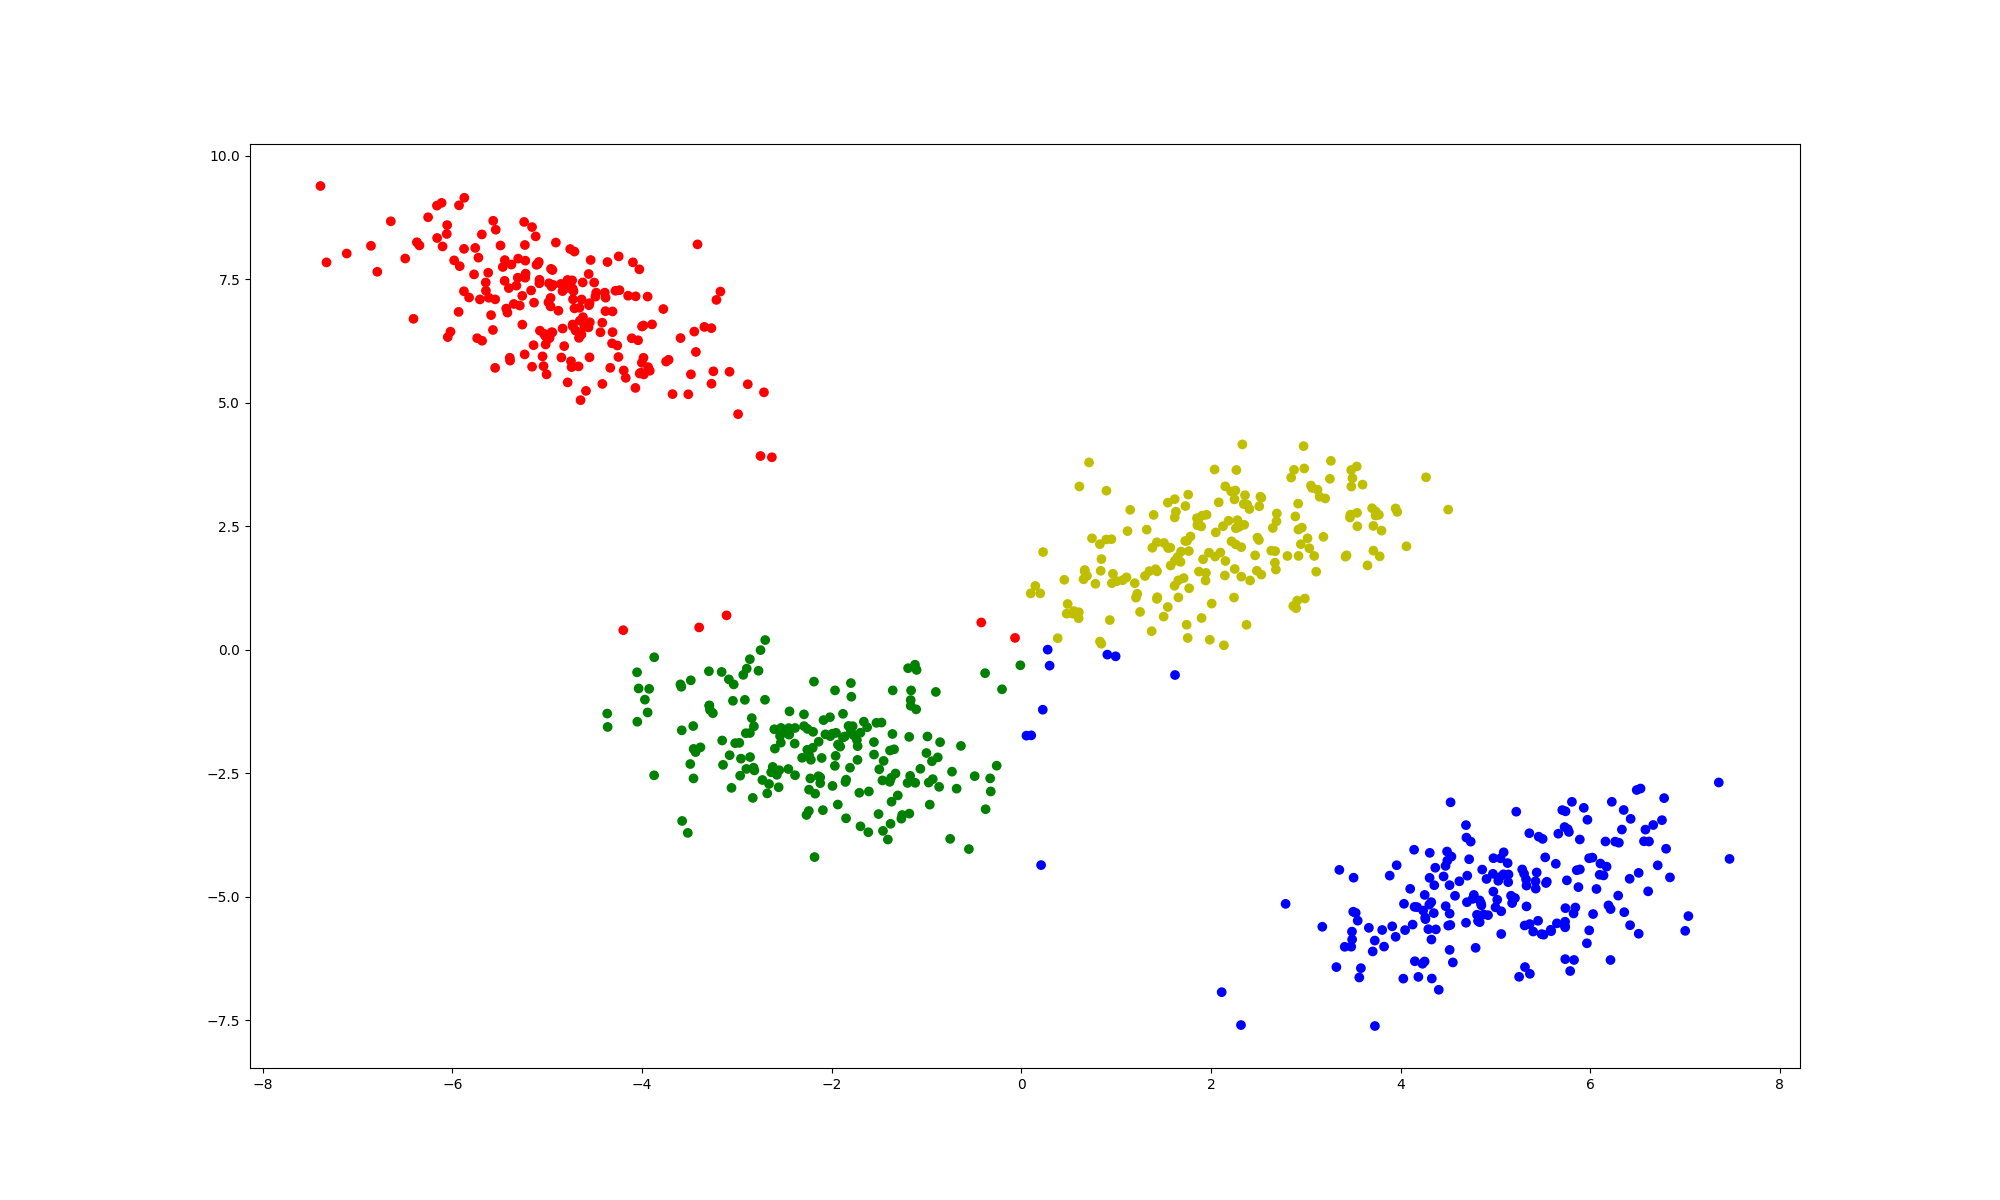

The script that saved this image:
import numpy as np
import random
import matplotlib.pyplot as plt


class SOM(object):
    def __init__(self,net=[[1,1],[1,1]],epochs = 500,r_t = [None,None],eps=1e-6):
        self.epochs = epochs
        self.C = r_t[0]
        self.B = r_t[1]
        self.eps = eps
        self.output_net = np.array(net)
        if len(self.output_net.shape) == 1:
            self.output_net = self.output_net.reshape([-1,1])
        self.coord = np.zeros([self.output_net.shape[0],self.output_net.shape[1],2])
        for i in range(self.output_net.shape[0]):
            for j in range(self.output_net.shape[1]):
                self.coord[i,j] = [i,j]


    def __r_t(self,t):
        if not self.C:
            return 0.5
        else:
            return self.C*np.exp(-self.B*t/self.epochs)

    def __lr(self,t,distance):
        return (self.epochs-t)/self.epochs*np.exp(-distance)
    def standard_x(self,x):
        x = np.array(x)
        for i in range(x.shape[0]):
            x[i,:] = [value/(((x[i,:])**2).sum()**0.5) for value in x[i,:]]
        return x
    def standard_w(self,w):
        for i in range(w.shape[0]):
            for j in range(w.shape[1]):
                w[i,j,:] = [value/(((w[i,j,:])**2).sum()**0.5) for value in w[i,j,:]]
        return w
    def cal_similar(self,x,w):
        similar = (x*w).sum(axis=2)
        coord = np.where(similar==similar.max())
        return [coord[0][0],coord[1][0]]

    def update_w(self,center_coord,x,step):
        for i in range(self.coord.shape[0]):
            for j in range(self.coord.shape[1]):
                distance = (((center_coord-self.coord[i,j])**2).sum())**0.5
                if distance <= self.__r_t(step):
                    self.W[i,j] = self.W[i,j] + self.__lr(step,distance)*(x-self.W[i,j])

    def transform_fit(self,x):
        self.train_x = self.standard_x(x)
        self.W = np.zeros([self.output_net.shape[0],self.output_net.shape[1],self.train_x.shape[1]])
        for i in range(self.W.shape[0]):
            for j in range(self.W.shape[1]):
                self.W[i,j,:] = self.train_x[random.choice(range(self.train_x.shape[0])),:]
        self.W = self.standard_w(self.W)
        for step in range(int(self.epochs)):
            j = 0
            if self.__lr(step,0) <= self.eps:
                break
            for index in range(self.train_x.shape[0]):
                center_coord = self.cal_similar(self.train_x[index,:],self.W)
                self.update_w(center_coord,self.train_x[index,:],step)
                self.W = self.standard_w(self.W)
                j += 1
        label = []
        for index in range(self.train_x.shape[0]):
            center_coord = self.cal_similar(self.train_x[index, :], self.W)
            label.append(center_coord[1]*self.coord.shape[1] + center_coord[0])
        class_dict = {}
        for index in range(self.train_x.shape[0]):
            if label[index] in class_dict.keys():
                class_dict[label[index]].append(index)
            else:
                class_dict[label[index]] = [index]
        cluster_center = {}
        for key,value in class_dict.items():
            cluster_center[key] = np.array([x[i, :] for i in value]).mean(axis=0)
        self.cluster_center = cluster_center

        return label


    def fit(self,x):
        self.train_x = self.standard_x(x)
        self.W = np.random.rand(self.output_net.shape[0], self.output_net.shape[1], self.train_x.shape[1])
        self.W = self.standard_w(self.W)
        for step in range(int(self.epochs)):
            j = 0
            if self.__lr(step,0) <= self.eps:
                break
            for index in range(self.train_x.shape[0]):
                center_coord = self.cal_similar(self.train_x[index, :], self.W)
                self.update_w(center_coord, self.train_x[index, :], step)
                self.W = self.standard_w(self.W)
                j += 1
        label = []
        for index in range(self.train_x.shape[0]):
            center_coord = self.cal_similar(self.train_x[index, :], self.W)
            label.append(center_coord[1] * self.coord.shape[1] + center_coord[1])
        class_dict = {}
        for index in range(self.train_x.shape[0]):
            if label[index] in class_dict.keys():
                class_dict[label[index]].append(index)
            else:
                class_dict[label[index]] = [index]
        cluster_center = {}
        for key, value in class_dict.items():
            cluster_center[key] = np.array([x[i, :] for i in value]).mean(axis=0)
        self.cluster_center = cluster_center

    def predict(self,x):
        self.pre_x = self.standard_x(x)
        label = []
        for index in range(self.pre_x.shape[0]):
            center_coord = self.cal_similar(self.pre_x[index, :], self.W)
            label.append(center_coord[1] * self.coord.shape[1] + center_coord[1])
        return label

if __name__ == '__main__':
    som = SOM(epochs=50)
    data_class_1 = np.random.multivariate_normal([5, -5], [[1, 0.5], [0.5, 1]], 200)
    data_class_2 = np.random.multivariate_normal([-2, -2], [[1, -0.5], [-0.5, 1]], 200)
    data_class_3 = np.random.multivariate_normal([2, 2], [[1, 0.5], [0.5, 1]], 200)
    data_class_4 = np.random.multivariate_normal([-5, 7], [[1, -0.5], [-0.5, 1]], 200)
    
    data = np.vstack((data_class_1, data_class_2,data_class_3,data_class_4))
    labels = np.array([0] * 200 + [1] * 200)
   
    x = data
    y_pre = som.transform_fit(x)
    colors = "rgby"
    figure = plt.figure(figsize=[20,12])
    plt.scatter(x[:,0],x[:,1],c=[colors[i] for i in y_pre])
    plt.savefig('main.png')
